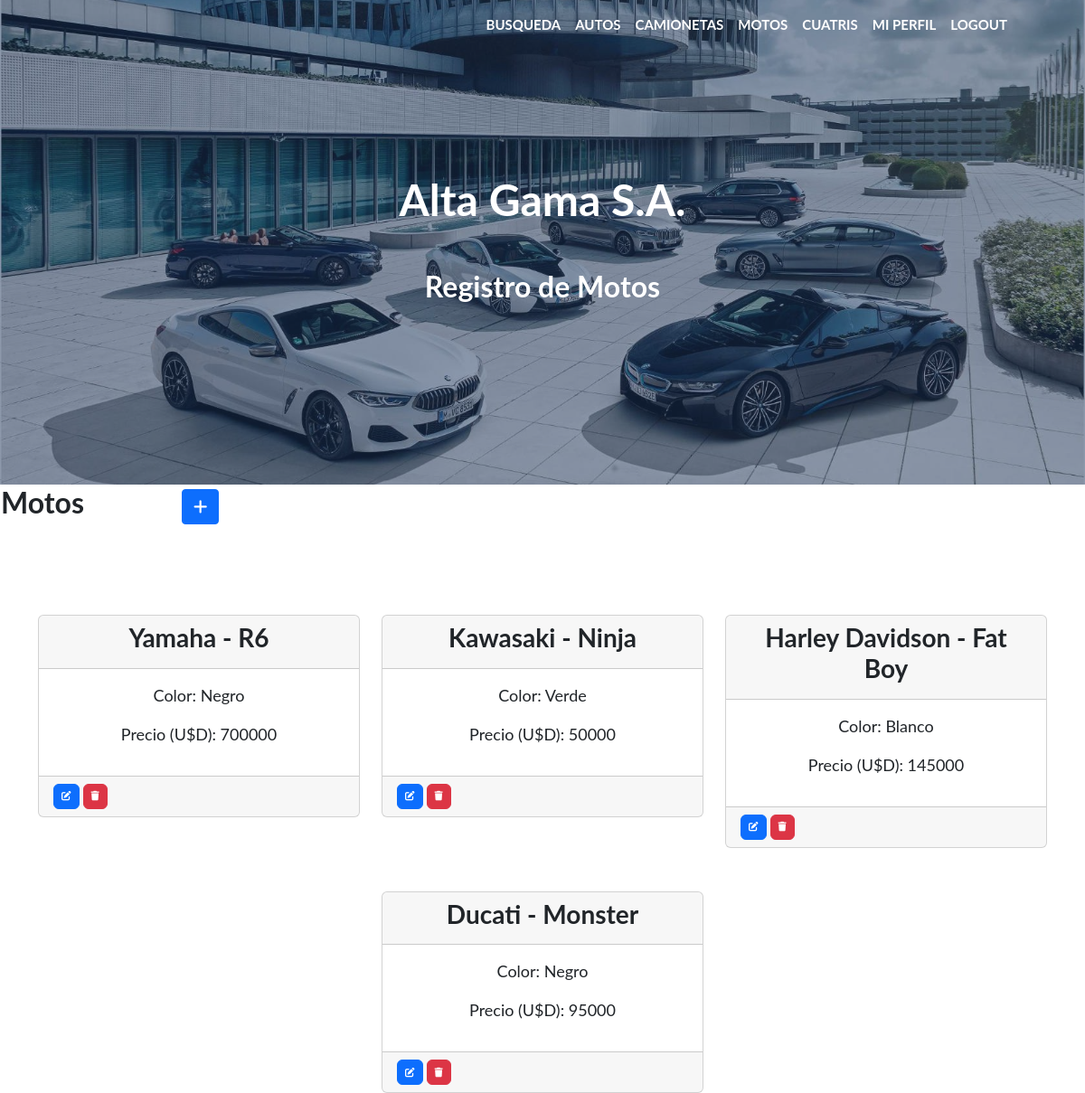
Screenshot of /motos/ (signed in) with the database file from the repository.
### vehiculos/models.py (models this page shows, shortened)
class Motos(models.Model):
    marca = models.CharField(max_length=50)
    modelo = models.CharField(max_length=50)
    color = models.CharField(max_length=50)
    precio = models.IntegerField()
    class Meta:
        verbose_name = "Moto"
        verbose_name_plural = "Motos"
        ordering = ['-marca']

### vehiculos/views.py (the view)
# urls.py: path('motos/', MotosList.as_view(), name="motos" ),
class MotosList(LoginRequiredMixin, ListView):
    model = Motos

### vehiculos/templates/vehiculos/motos_list.html (shortened to what this page needs)
{% extends 'vehiculos/base.html' %}
{% load static %}
{% block titulo %}
    Registro de Motos
{% endblock titulo %}
{% block contenido %}
<table>
    <tr>
        <td width="200"><h2>Motos</h2></td>
        <td>
            <a
            href="{% url 'create_motos' %}"
            class="btn btn-primary btn-sm"
            >
            </a>
        </td>
    </tr>
</table>
<div class="container">
    <div class="row justify-content-center mt-5">
        {% for moto in motos_list  %}
                <div class="col-lg-4 mt-5">
                    <div class="card ">
                        <div class="card-header text-center" >
                            <h3 class="bolder">{{ moto.marca}} - {{ moto.modelo}}</h3>
                        </div>
                        <div class="card-body text-center">
                            <p style="font-size: large">Color: {{ moto.color }}</p>
                            <p style="font-size: large">Precio (U$D): {{ moto.precio }}</p>
                        </div>
                        <div class="card-footer">
                            <a
                                href="{% url 'update_motos' moto.id %}"
                                class="btn btn-primary"
                                style="--bs-btn-padding-y: .25rem; --bs-btn-padding-x: .5rem; --bs-btn-font-size: .75rem;"
                                >
                            </a>
                            <a
                                href="{% url 'delete_motos' moto.id %}"
                                class="btn btn-danger"
                                style="--bs-btn-padding-y: .25rem; --bs-btn-padding-x: .5rem; --bs-btn-font-size: .75rem;"
                                >
                            </a>
                        </div>
                    </div>
                </div>
        {% endfor %}
    </div>
</div>
{% endblock contenido %}

### rows the page displays
Motos: marca "Yamaha", modelo "R6", color "Negro", precio "700000"
Motos: marca "Kawasaki", modelo "Ninja", color "Verde", precio "50000"
Motos: marca "Harley Davidson", modelo "Fat Boy", color "Blanco", precio "145000"
Motos: marca "Ducati", modelo "Monster", color "Negro", precio "95000"
